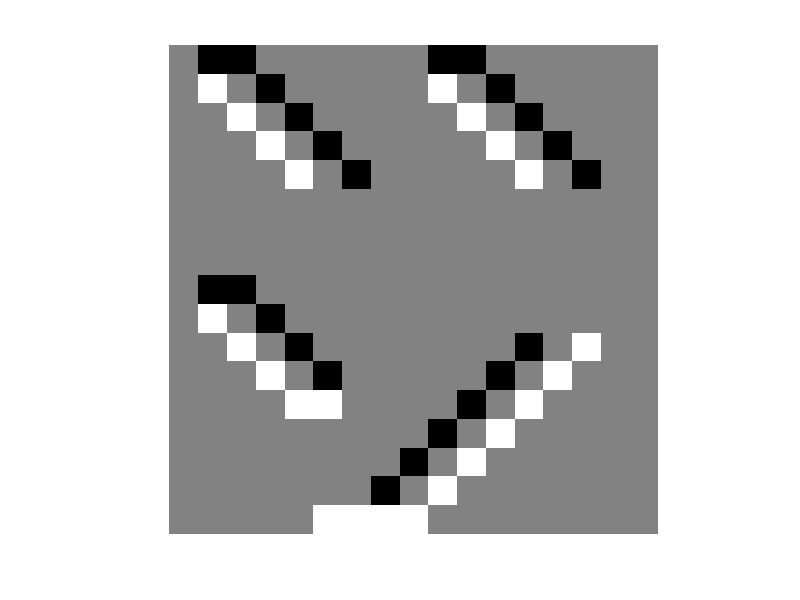
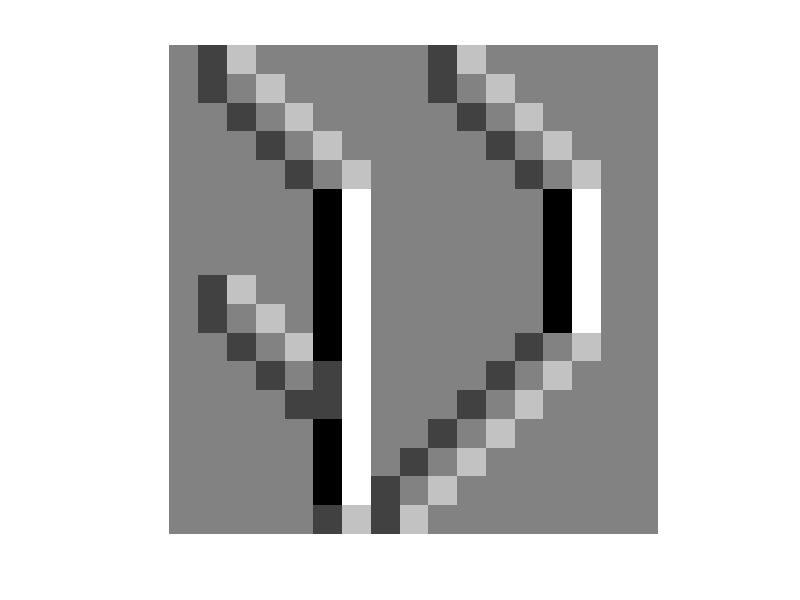
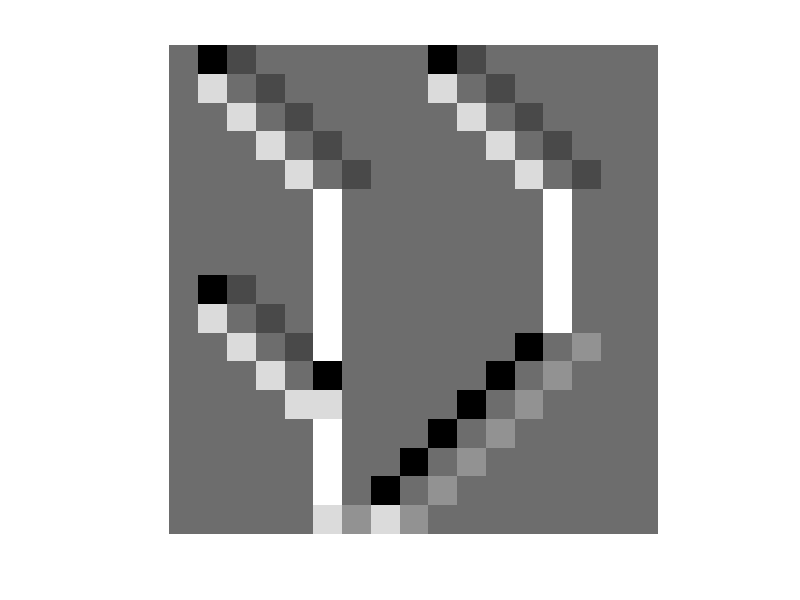

Write the MATLAB code that produced these figures, in order.
clc
clear all

I = [ 1,0,1,1,1,1,1,1,1,0,1,1,1,1,1,1; ...
        1,1,0,1,1,1,1,1,1,1,0,1,1,1,1,1; ...
        1,1,1,0,1,1,1,1,1,1,1,0,1,1,1,1; ...
        1,1,1,1,0,1,1,1,1,1,1,1,0,1,1,1; ...
        1,1,1,1,1,0,1,1,1,1,1,1,1,0,1,1; ...
        1,1,1,1,1,0,1,1,1,1,1,1,1,0,1,1; ...
        1,1,1,1,1,0,1,1,1,1,1,1,1,0,1,1; ...
        1,1,1,1,1,0,1,1,1,1,1,1,1,0,1,1; ...
        1,0,1,1,1,0,1,1,1,1,1,1,1,0,1,1; ...
        1,1,0,1,1,0,1,1,1,1,1,1,1,0,1,1; ...
        1,1,1,0,1,0,1,1,1,1,1,1,0,1,1,1; ...
        1,1,1,1,0,0,1,1,1,1,1,0,1,1,1,1; ...
        1,1,1,1,1,0,1,1,1,1,0,1,1,1,1,1; ...
        1,1,1,1,1,0,1,1,1,0,1,1,1,1,1,1; ...
        1,1,1,1,1,0,1,1,0,1,1,1,1,1,1,1; ...
        1,1,1,1,1,0,1,0,1,1,1,1,1,1,1,1 ];
I = ~I;
I = int64(I);
masky = [ -1, -1;  1, 1];
maskx = [ -1, 1; -1, 1];
cvy = conv2(masky, I);
cvx = conv2(maskx, I);
figure
imshow(cvy,[])
figure
imshow(cvx,[])
ang = atan2(cvy,cvx);
figure
imshow(ang,[])

        